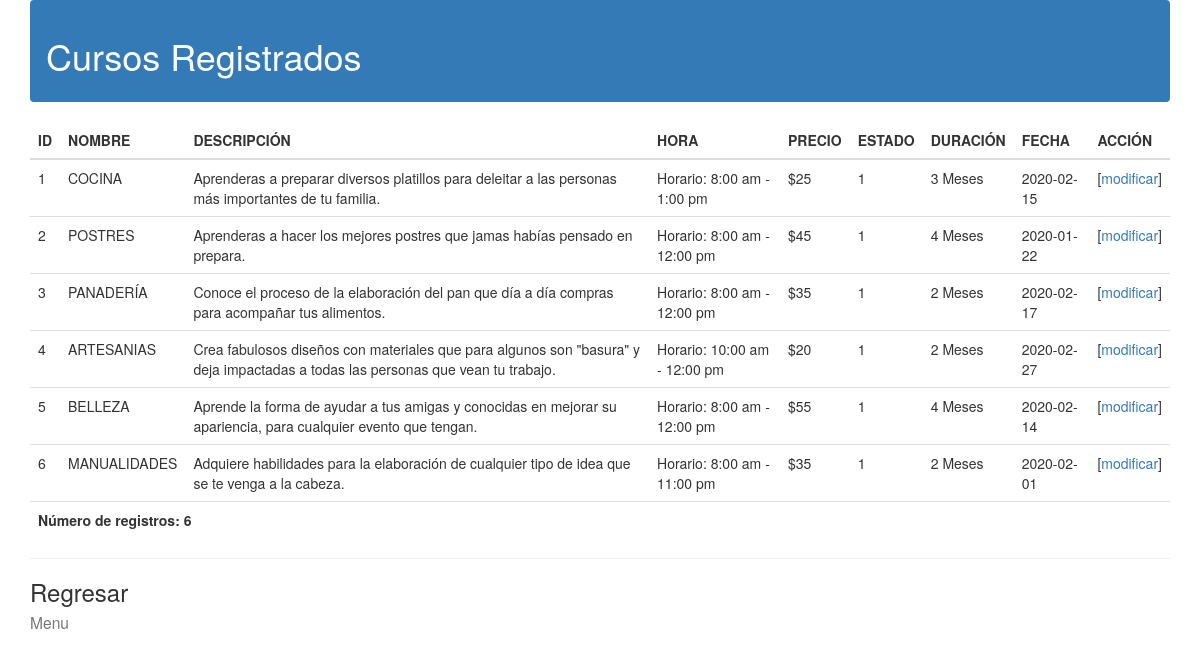
Page /Admin/CRUD_admin/Cursos/mostrar_cursos.php?opc=modificar (signed in) on the committed database.
### tables this page shows
CREATE TABLE IF NOT EXISTS `Cursos` (
  `Id_Curso` int(5) NOT NULL,
  `Nombre` varchar(70) NOT NULL,
  `Descripcion` varchar(1500) NOT NULL,
  `Horario` varchar(75) NOT NULL,
  `Precio` varchar(15) NOT NULL,
  `Estado` char(5) NOT NULL,
  `Duracion` varchar(20) NOT NULL,
  `Fecha` date NOT NULL,
  PRIMARY KEY (`Id_Curso`)
);

### Admin/CRUD_admin/Cursos/mostrar_cursos.php (the view, shortened to what this page needs)
<!DOCTYPE html>
	<html lang="es">
		<head>
			<link href = "//maxcdn.bootstrapcdn.com/bootstrap/3.3.0/css/bootstrap.min.css" rel = "stylesheet" id ="bootstrap-css" >
		</head>
		<header>
			<nav class = "navbar navbar-dark bg-primary" >
			<span class = "navbar-text" >
			<h1> Cursos Registrados </h1>
			</span>
			</nav>
		</header>
		<body class="container">
			<?php
					@$db = new mysqli('localhost','root','','sirama', '3308');
				$db->set_charset( "utf8" );
				$consulta = " SELECT * FROM cursos ORDER BY Id_Curso";
				$resultc = $db->query($consulta);
				$num_results = $resultc->num_rows;
				echo "<table class='table'>
				<colgroup>
				<col class=\"idcur\">
				</colgroup>
				<colgroup>
				<col class=\"name\">
				</colgroup>
				<colgroup>
				<col class=\"descri\">
				</colgroup>
				<colgroup>
				<col class=\"hora\">
				</colgroup>
				<colgroup>
				<col class=\"precio\">
				</colgroup>
				<colgroup>
				<col class=\"esta\">
				</colgroup>
				<colgroup>
				<col class=\"dura\">
				</colgroup>
				<colgroup>
				<col class=\"fecha\">
				</colgroup>
				<colgroup>
				<col class=\"action\">
				</colgroup>
				<thead>
				<tr id=\"theader\">
				<th>ID</th>
				<th>NOMBRE</th>
				<th>DESCRIPCIÓN</th>
				<th>HORA</th>
				<th>PRECIO</th>
				<th>ESTADO</th>
				<th>DURACIÓN</th>
				<th>FECHA</th>
				<th>ACCIÓN</th>
				</tr>
				</thead>
				<tbody>";
				while ($row = $resultc->fetch_assoc()) {
				echo "<tr class=\"normal\"onmouseover=\"this.className='selected'\" onmouseout=\"this.className='normal'\">";
				echo "<td scope='col'>";
				echo "" . $row[ 'Id_Curso' ] . "";
				echo "</td><td scope='col'>";
				echo "" . stripslashes($row[ 'Nombre' ]) . "";
				echo "</td><td scope='col'>";
				echo "" . stripslashes($row[ 'Descripcion' ]) . "";
				echo "</td><td scope='col'>";
				echo "" . stripslashes($row[ 'Horario' ]) . "";
				echo "</td><td scope='col'>";
				echo "" . stripslashes($row[ 'Precio' ]) . "";
				echo "</td><td scope='col'>";
				echo "" . stripslashes($row[ 'Estado' ]) . "";
				echo "</td><td scope='col'>\n";
				echo "" . stripslashes($row[ 'Duracion' ]) . "";
				echo "</td><td scope='col'>";
				echo "" . $row[ 'Fecha' ];
				echo "</td><td scope='col'>";
				echo "[<a href=\"" . $_GET[ 'opc' ] . ".php?id=" .
				$row[ 'Id_Curso' ] . "\">";
				echo "" . $_GET[ 'opc' ] . "";
				echo "</a>]";
				echo "</td></tr>";
				}
				echo "</tbody>";
				echo "<tfoot>";
				echo "<tr id=\"tfooter\">";
				echo "<th colspan=\"9\">";
				echo "Número de registros: " . $num_results . "";
				echo "</th>";
				echo "</tr>";
				echo "</tfoot>";
				echo "</table>";
				?>
				<hr class = "d-lg-none divider" >
				<a href = "Opciones_Cursos.php" class = "d-block h3
				font-weight-normal" > Regresar <br>
				<small class = "d-block text-muted
				text-small" > Menu </small>
				</a>
		</body>
	</html>

### rows in the picture
cursos: Id_Curso "1", Nombre "COCINA", Descripcion "Aprenderas a preparar diversos platillos para deleitar a las personas más importantes de tu familia.", Horario "Horario: 8:00 am - 1:00 pm", Precio "$25", Estado "1", Duracion "3 Meses", Fecha "2020-02-15"
cursos: Id_Curso "2", Nombre "POSTRES", Descripcion "Aprenderas a hacer los mejores postres que jamas habías pensado en prepara.", Horario "Horario: 8:00 am - 12:00 pm", Precio "$45", Estado "1", Duracion "4 Meses", Fecha "2020-01-22"
cursos: Id_Curso "3", Nombre "PANADERÍA", Descripcion "Conoce el proceso de la elaboración del pan que día a día compras para acompañar tus alimentos.", Horario "Horario: 8:00 am - 12:00 pm", Precio "$35", Estado "1", Duracion "2 Meses", Fecha "2020-02-17"
cursos: Id_Curso "4", Nombre "ARTESANIAS", Descripcion "Crea fabulosos diseños con materiales que para algunos son \"basura\" y deja impactadas a todas las personas que vean tu trabajo.", Horario "Horario: 10:00 am - 12:00 pm", Precio "$20", Estado "1", Duracion "2 Meses", Fecha "2020-02-27"
cursos: Id_Curso "5", Nombre "BELLEZA", Descripcion "Aprende la forma de ayudar a tus amigas y conocidas en mejorar su apariencia, para cualquier evento que tengan.", Horario "Horario: 8:00 am - 12:00 pm", Precio "$55", Estado "1", Duracion "4 Meses", Fecha "2020-02-14"
cursos: Id_Curso "6", Nombre "MANUALIDADES", Descripcion "Adquiere habilidades para la elaboración de cualquier tipo de idea que se te venga a la cabeza.", Horario "Horario: 8:00 am - 11:00 pm", Precio "$35", Estado "1", Duracion "2 Meses", Fecha "2020-02-01"

### other values in the picture
$num_results "6"
